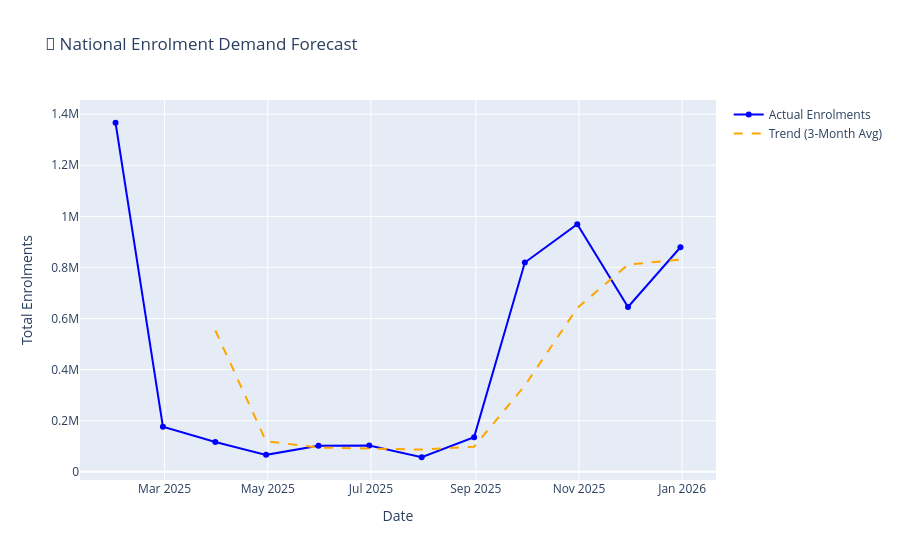

This figure's notebook cell:
### Code cell
# --- STEP 12: PREDICTIVE ANALYTICS (FORECASTING) ---
print("🔮 Predicting Future Demand for Next 3 Months...")

# 1. Prepare Data: Total Enrolments per Month across ALL India
# We want to see the national trend
monthly_trend = df_enrol.set_index('date').resample('ME')['total_enrolment'].sum().reset_index()

# 2. Calculate "Moving Average" (Smooths out the noise)
# We take the average of the last 3 months to predict the next one
monthly_trend['3_month_moving_avg'] = monthly_trend['total_enrolment'].rolling(window=3).mean()

# 3. Predict the Next Month (Simple Logic: It will likely be close to the recent average)
last_avg = monthly_trend.iloc[-1]['3_month_moving_avg']
print(f"📊 Forecasted Demand for Next Month: {int(last_avg):,} enrolments")

# --- VISUALIZATION ---
import plotly.graph_objects as go

fig = go.Figure()

# Plot Actual Data
fig.add_trace(go.Scatter(
    x=monthly_trend['date'], 
    y=monthly_trend['total_enrolment'],
    mode='lines+markers',
    name='Actual Enrolments',
    line=dict(color='blue')
))

# Plot the Trend Line (Moving Average)
fig.add_trace(go.Scatter(
    x=monthly_trend['date'], 
    y=monthly_trend['3_month_moving_avg'],
    mode='lines',
    name='Trend (3-Month Avg)',
    line=dict(color='orange', dash='dash')
))

fig.update_layout(title='🔮 National Enrolment Demand Forecast', xaxis_title='Date', yaxis_title='Total Enrolments')
fig.show()

### Figure 1 — Plotly figure (JSON) as saved in the notebook; plotly's stock layout.template omitted (floating-point values rounded to 4 significant figures)
{"data": [{"line": {"color": "blue"}, "mode": "lines+markers", "name": "Actual Enrolments", "type": "scatter", "x": ["2025-01-31T00:00:00.000000000", "2025-02-28T00:00:00.000000000", "2025-03-31T00:00:00.000000000", "2025-04-30T00:00:00.000000000", "2025-05-31T00:00:00.000000000", "2025-06-30T00:00:00.000000000", "2025-07-31T00:00:00.000000000", "2025-08-31T00:00:00.000000000", "2025-09-30T00:00:00.000000000", "2025-10-31T00:00:00.000000000", "2025-11-30T00:00:00.000000000", "2025-12-31T00:00:00.000000000"], "y": [1366494, 176676, 116589, 66356, 101662, 102542, 56988, 135744, 819277, 969205, 645155, 879014]}, {"line": {"color": "orange", "dash": "dash"}, "mode": "lines", "name": "Trend (3-Month Avg)", "type": "scatter", "x": ["2025-01-31T00:00:00.000000000", "2025-02-28T00:00:00.000000000", "2025-03-31T00:00:00.000000000", "2025-04-30T00:00:00.000000000", "2025-05-31T00:00:00.000000000", "2025-06-30T00:00:00.000000000", "2025-07-31T00:00:00.000000000", "2025-08-31T00:00:00.000000000", "2025-09-30T00:00:00.000000000", "2025-10-31T00:00:00.000000000", "2025-11-30T00:00:00.000000000", "2025-12-31T00:00:00.000000000"], "y": [NaN, NaN, 553300.0, 119900.0, 94870.0, 90190.0, 87060.0, 98420.0, 337300.0, 641400.0, 811200.0, 831100.0]}], "layout": {"title": {"text": "🔮 National Enrolment Demand Forecast"}, "xaxis": {"title": {"text": "Date"}}, "yaxis": {"title": {"text": "Total Enrolments"}}}}
